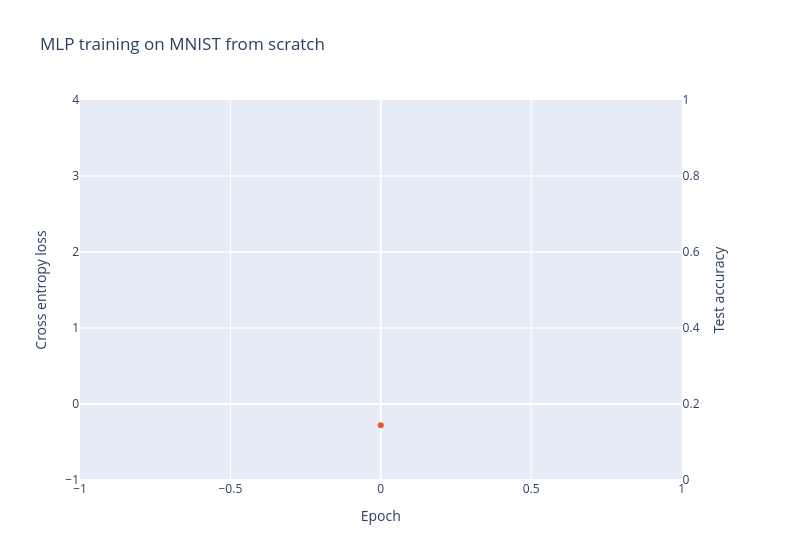

Notebook code cell kept with this figure:
### Code cell
line(
    [train_loss_list, test_accuracy_list],
    x_max=num_epochs,
    yaxis2_range=[0, 1],
    use_secondary_yaxis=True,
    labels={"x": "Epoch", "y1": "Cross entropy loss", "y2": "Test accuracy"},
    title="MLP training on MNIST from scratch",
    width=800,
)

### Figure 1 — Plotly figure (JSON) as saved in the notebook; plotly's stock layout.template omitted (floating-point values rounded to 4 significant figures)
{"data": [{"name": "Cross entropy loss", "type": "scatter", "x": [], "xaxis": "x", "y": [], "yaxis": "y"}, {"name": "Test accuracy", "type": "scatter", "x": [0.0], "xaxis": "x", "y": [0.1443], "yaxis": "y2"}], "layout": {"hovermode": "x unified", "title": {"text": "MLP training on MNIST from scratch"}, "width": 800, "xaxis": {"anchor": "y", "domain": [0.0, 0.94], "title": {"text": "Epoch"}}, "yaxis": {"anchor": "x", "domain": [0.0, 1.0], "title": {"text": "Cross entropy loss"}}, "yaxis2": {"anchor": "x", "overlaying": "y", "range": [0, 1], "side": "right", "title": {"text": "Test accuracy"}}}}
